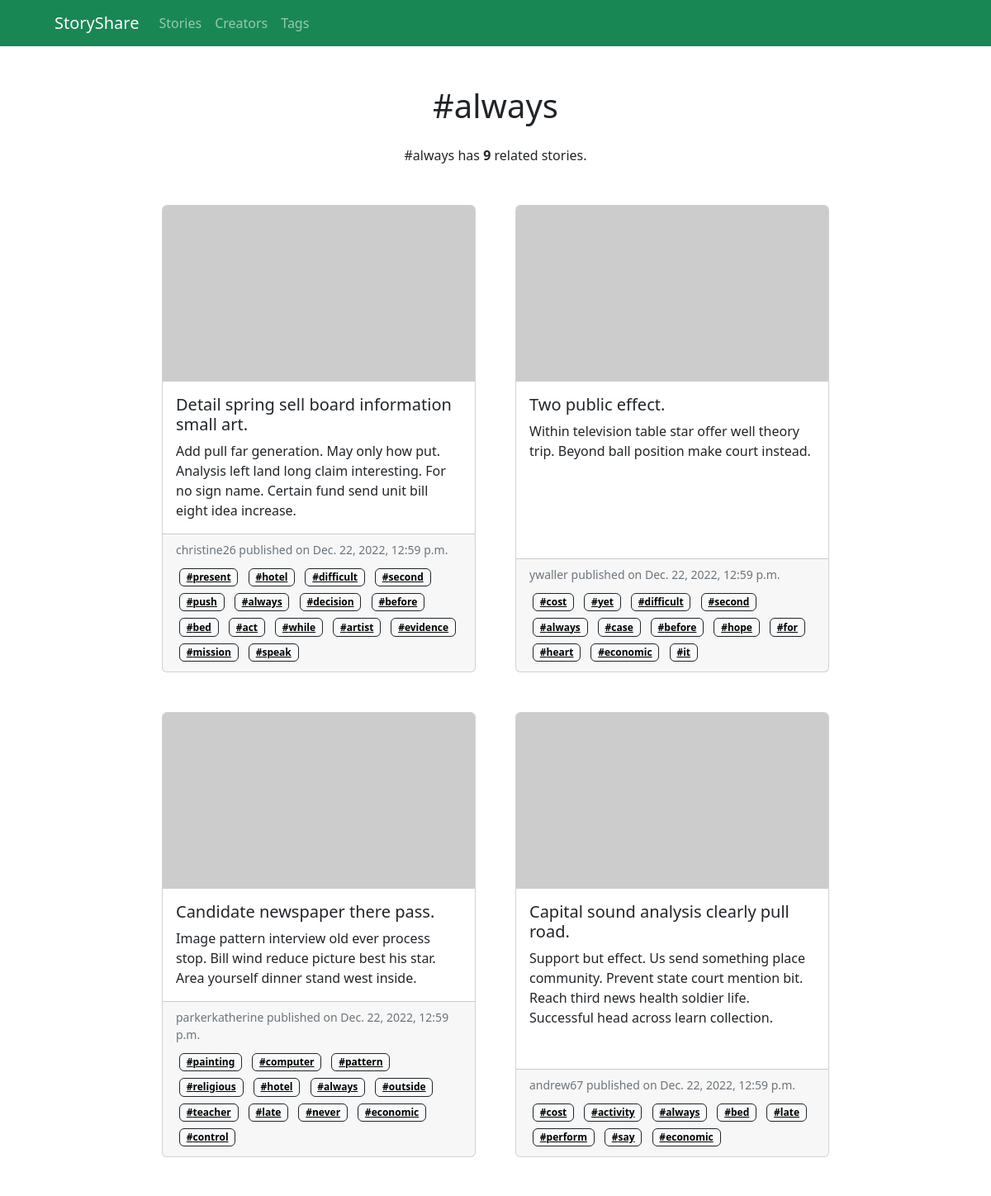
Page /tags/always/ (upper part) on the committed database.
### app/models.py (models this page shows, shortened)
class Tag(models.Model):
	class Meta:
		verbose_name = "Tag"
		verbose_name_plural = "Tags"
	name = models.CharField(max_length=32, null=True)
	slug = models.SlugField(max_length=1024, blank=True, unique=True, null=True)
	def get_absolute_url(self):
		return reverse('app:tag-detail-view', kwargs={'slug': self.slug})
	def __str__(self):
		return self.name

class Post(models.Model):
	class Meta:
		verbose_name = "Post"
		verbose_name_plural = "Posts"
	creator_profile = models.ForeignKey(CreatorProfile, related_name='posts', null=True, on_delete=models.CASCADE)
	title = models.CharField(max_length=148, null=True)
	slug = models.SlugField(max_length=1024, blank=True, unique=True, null=True)
	featured_image = models.URLField(max_length=2048, blank=True, null=True)
	content = models.TextField(max_length=64000, null=True)
	excerpt = models.TextField(max_length=480, null=True)
	tags = models.ManyToManyField(Tag, related_name='posts', blank=True)
	date_created = models.DateTimeField(auto_now_add=True, null=True)
	def get_absolute_url(self):
		return reverse('app:post-detail-view', kwargs={'slug': self.slug})

class CreatorProfile(models.Model):
	class Meta:
		verbose_name = "Creator Profile"
		verbose_name_plural = "Creator Profiles"
	user = models.OneToOneField(User, primary_key=True, on_delete=models.CASCADE)
	slug = models.SlugField(max_length=1024,unique=True, blank=True, null=True)
	profile_image = models.URLField(max_length=2048, blank=True, null=True)
	description = models.TextField(max_length=160, blank=True, null=True)
	following = models.ManyToManyField('self', symmetrical=False, related_name='followers', blank=True)
	date_created = models.DateTimeField(auto_now_add=True, null=True)

### app/views.py (the view)
# urls.py: path('tags/<slug:slug>/', views.TagDetailView.as_view(), name = 'tag-detail-view'),
class TagDetailView(DetailView):
	model = Tag
	context_object_name = 'tag'
	template_name = 'app/tag/tag_detail.html'

### app/templates/app/tag/tag_detail.html (shortened to what this page needs)
{% extends 'app/components/base.html' %}
{% block body %}
<section id="stories">
	<div class="container">
		<h1 class="text-center mb-4">#{{tag.name}}</h1>
		<p class="text-center mb-4">
			#{{tag.name}} has <b>{{tag.posts.all | length}}</b> related stories.
		</p>
		<div
			class="card-column d-flex flex-row flex-wrap justify-content-center align-items-top">
			{% for post in tag.posts.all %}
			<div
				class="card m-4"
				style="max-width: 23.75rem"
				onclick="window.location='{{post.get_absolute_url}}'"
				role="button">
				<img
					class="card-img-top"
					src="{{post.featured_image}}"
					alt="{{post.featured_image}}" />
				<div class="card-body">
					<h5 class="card-title">{{post.title}}</h5>
					<p class="card-text">{{post.excerpt}}</p>
				</div>
				<div class="card-footer">
					<small class="text-muted d-block mb-2"
						>{{post.creator_profile.user.username}} published on
						{{post.date_created}}</small
					>
					{% for tag in post.tags.all %}
					<a
						class="badge text-bg-light border border-dark m-1"
						href="{{tag.get_absolute_url}}"
						>#{{tag}}</a
					>
					{% endfor %}
				</div>
			</div>
			{% endfor %}
		</div>
	</div>
</section>
{% endblock body %}

### rows in the picture
Tag: name "always", posts.all|length "9"
Post: title "Detail spring sell board information small art.", excerpt "Add pull far generation. May only how put. Analysis left land long claim interesting. For no sign name. Certain fund send unit bill eight idea increase.", creator_profile.user.username "christine26", date_created "Dec. 22, 2022, 12:59 p.m."
Tag: name "present"
Tag: name "hotel"
Tag: name "difficult"
Tag: name "second"
Tag: name "push"
Tag: name "decision"
Tag: name "before"
Tag: name "bed"
Tag: name "act"
Tag: name "while"
Tag: name "artist"
Tag: name "evidence"
Tag: name "mission"
Tag: name "speak"
Post: title "Two public effect.", excerpt "Within television table star offer well theory trip. Beyond ball position make court instead.", creator_profile.user.username "ywaller", date_created "Dec. 22, 2022, 12:59 p.m."
Tag: name "cost"
Tag: name "yet"
Tag: name "case"
Tag: name "hope"
Tag: name "for"
Tag: name "heart"
Tag: name "economic"
Tag: name "it"
Post: title "Candidate newspaper there pass.", excerpt "Image pattern interview old ever process stop. Bill wind reduce picture best his star. Area yourself dinner stand west inside.", creator_profile.user.username "parkerkatherine", date_created "Dec. 22, 2022, 12:59 p.m."
Tag: name "painting"
Tag: name "computer"
Tag: name "pattern"
Tag: name "religious"
Tag: name "outside"
Tag: name "teacher"
Tag: name "late"
Tag: name "never"
Tag: name "control"
Post: title "Capital sound analysis clearly pull road.", excerpt "Support but effect. Us send something place community. Prevent state court mention bit. Reach third news health soldier life. Successful head across learn collection.", creator_profile.user.username "andrew67", date_created "Dec. 22, 2022, 12:59 p.m."
Tag: name "activity"
Tag: name "perform"
Tag: name "say"
